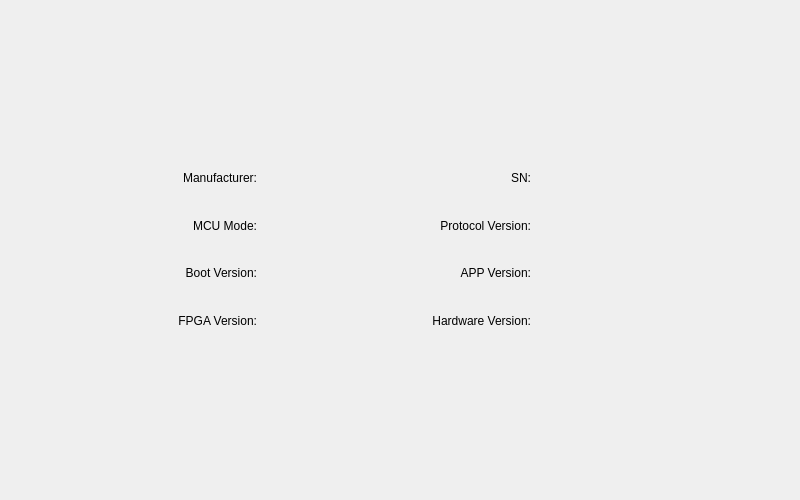
<?xml version="1.0" encoding="UTF-8"?>
<ui version="4.0">
 <class>SC7030_Info_Form</class>
 <widget class="QWidget" name="SC7030_Info_Form">
  <property name="geometry">
   <rect>
    <x>0</x>
    <y>0</y>
    <width>800</width>
    <height>500</height>
   </rect>
  </property>
  <property name="windowTitle">
   <string>Form</string>
  </property>
  <layout class="QVBoxLayout" name="verticalLayout_2">
   <item>
    <spacer name="verticalSpacer_4">
     <property name="orientation">
      <enum>Qt::Orientation::Vertical</enum>
     </property>
     <property name="sizeType">
      <enum>QSizePolicy::Policy::Maximum</enum>
     </property>
     <property name="sizeHint" stdset="0">
      <size>
       <width>20</width>
       <height>48</height>
      </size>
     </property>
    </spacer>
   </item>
   <item>
    <layout class="QVBoxLayout" name="verticalLayout">
     <item>
      <spacer name="verticalSpacer_3">
       <property name="orientation">
        <enum>Qt::Orientation::Vertical</enum>
       </property>
       <property name="sizeType">
        <enum>QSizePolicy::Policy::Maximum</enum>
       </property>
       <property name="sizeHint" stdset="0">
        <size>
         <width>20</width>
         <height>98</height>
        </size>
       </property>
      </spacer>
     </item>
     <item>
      <layout class="QHBoxLayout" name="horizontalLayout">
       <item>
        <spacer name="horizontalSpacer_4">
         <property name="orientation">
          <enum>Qt::Orientation::Horizontal</enum>
         </property>
         <property name="sizeType">
          <enum>QSizePolicy::Policy::Maximum</enum>
         </property>
         <property name="sizeHint" stdset="0">
          <size>
           <width>38</width>
           <height>17</height>
          </size>
         </property>
        </spacer>
       </item>
       <item>
        <layout class="QGridLayout" name="gridLayout">
         <item row="1" column="1">
          <layout class="QHBoxLayout" name="horizontalLayout_5">
           <item>
            <layout class="QHBoxLayout" name="horizontalLayout_15">
             <property name="leftMargin">
              <number>30</number>
             </property>
             <property name="rightMargin">
              <number>12</number>
             </property>
             <item>
              <widget class="QLabel" name="label_15">
               <property name="sizePolicy">
                <sizepolicy hsizetype="Fixed" vsizetype="Preferred">
                 <horstretch>0</horstretch>
                 <verstretch>0</verstretch>
                </sizepolicy>
               </property>
               <property name="minimumSize">
                <size>
                 <width>120</width>
                 <height>0</height>
                </size>
               </property>
               <property name="maximumSize">
                <size>
                 <width>125</width>
                 <height>16777215</height>
                </size>
               </property>
               <property name="text">
                <string>Protocol Version:</string>
               </property>
               <property name="alignment">
                <set>Qt::AlignmentFlag::AlignRight|Qt::AlignmentFlag::AlignTrailing|Qt::AlignmentFlag::AlignVCenter</set>
               </property>
              </widget>
             </item>
            </layout>
           </item>
           <item>
            <widget class="QLabel" name="label_protocol_ver">
             <property name="sizePolicy">
              <sizepolicy hsizetype="Fixed" vsizetype="Preferred">
               <horstretch>0</horstretch>
               <verstretch>0</verstretch>
              </sizepolicy>
             </property>
             <property name="minimumSize">
              <size>
               <width>100</width>
               <height>0</height>
              </size>
             </property>
             <property name="maximumSize">
              <size>
               <width>100</width>
               <height>16777215</height>
              </size>
             </property>
             <property name="text">
              <string/>
             </property>
             <property name="alignment">
              <set>Qt::AlignmentFlag::AlignLeading|Qt::AlignmentFlag::AlignLeft|Qt::AlignmentFlag::AlignVCenter</set>
             </property>
             <property name="textInteractionFlags">
              <set>Qt::TextInteractionFlag::TextSelectableByMouse</set>
             </property>
            </widget>
           </item>
          </layout>
         </item>
         <item row="0" column="0">
          <layout class="QHBoxLayout" name="horizontalLayout_2">
           <item>
            <layout class="QHBoxLayout" name="horizontalLayout_9">
             <property name="rightMargin">
              <number>12</number>
             </property>
             <item>
              <spacer name="horizontalSpacer_7">
               <property name="orientation">
                <enum>Qt::Orientation::Horizontal</enum>
               </property>
               <property name="sizeHint" stdset="0">
                <size>
                 <width>40</width>
                 <height>20</height>
                </size>
               </property>
              </spacer>
             </item>
             <item>
              <widget class="QLabel" name="label_21">
               <property name="sizePolicy">
                <sizepolicy hsizetype="Fixed" vsizetype="Preferred">
                 <horstretch>0</horstretch>
                 <verstretch>0</verstretch>
                </sizepolicy>
               </property>
               <property name="minimumSize">
                <size>
                 <width>100</width>
                 <height>0</height>
                </size>
               </property>
               <property name="maximumSize">
                <size>
                 <width>130</width>
                 <height>16777215</height>
                </size>
               </property>
               <property name="text">
                <string>Manufacturer:</string>
               </property>
               <property name="textFormat">
                <enum>Qt::TextFormat::AutoText</enum>
               </property>
               <property name="alignment">
                <set>Qt::AlignmentFlag::AlignRight|Qt::AlignmentFlag::AlignTrailing|Qt::AlignmentFlag::AlignVCenter</set>
               </property>
              </widget>
             </item>
            </layout>
           </item>
           <item>
            <widget class="QLabel" name="label_manufacturer">
             <property name="sizePolicy">
              <sizepolicy hsizetype="Fixed" vsizetype="Preferred">
               <horstretch>0</horstretch>
               <verstretch>0</verstretch>
              </sizepolicy>
             </property>
             <property name="minimumSize">
              <size>
               <width>100</width>
               <height>0</height>
              </size>
             </property>
             <property name="maximumSize">
              <size>
               <width>100</width>
               <height>16777215</height>
              </size>
             </property>
             <property name="text">
              <string/>
             </property>
             <property name="textInteractionFlags">
              <set>Qt::TextInteractionFlag::TextSelectableByMouse</set>
             </property>
            </widget>
           </item>
          </layout>
         </item>
         <item row="2" column="1">
          <layout class="QHBoxLayout" name="horizontalLayout_7">
           <item>
            <layout class="QHBoxLayout" name="horizontalLayout_16">
             <property name="leftMargin">
              <number>30</number>
             </property>
             <property name="rightMargin">
              <number>12</number>
             </property>
             <item>
              <widget class="QLabel" name="label_11">
               <property name="sizePolicy">
                <sizepolicy hsizetype="Fixed" vsizetype="Preferred">
                 <horstretch>0</horstretch>
                 <verstretch>0</verstretch>
                </sizepolicy>
               </property>
               <property name="minimumSize">
                <size>
                 <width>120</width>
                 <height>0</height>
                </size>
               </property>
               <property name="maximumSize">
                <size>
                 <width>125</width>
                 <height>16777215</height>
                </size>
               </property>
               <property name="text">
                <string>APP Version:</string>
               </property>
               <property name="alignment">
                <set>Qt::AlignmentFlag::AlignRight|Qt::AlignmentFlag::AlignTrailing|Qt::AlignmentFlag::AlignVCenter</set>
               </property>
              </widget>
             </item>
            </layout>
           </item>
           <item>
            <widget class="QLabel" name="label_app_version">
             <property name="sizePolicy">
              <sizepolicy hsizetype="Fixed" vsizetype="Preferred">
               <horstretch>0</horstretch>
               <verstretch>0</verstretch>
              </sizepolicy>
             </property>
             <property name="minimumSize">
              <size>
               <width>100</width>
               <height>0</height>
              </size>
             </property>
             <property name="maximumSize">
              <size>
               <width>100</width>
               <height>16777215</height>
              </size>
             </property>
             <property name="text">
              <string/>
             </property>
             <property name="alignment">
              <set>Qt::AlignmentFlag::AlignLeading|Qt::AlignmentFlag::AlignLeft|Qt::AlignmentFlag::AlignVCenter</set>
             </property>
             <property name="textInteractionFlags">
              <set>Qt::TextInteractionFlag::TextSelectableByMouse</set>
             </property>
            </widget>
           </item>
          </layout>
         </item>
         <item row="0" column="1">
          <layout class="QHBoxLayout" name="horizontalLayout_3">
           <item>
            <layout class="QHBoxLayout" name="horizontalLayout_14">
             <property name="leftMargin">
              <number>30</number>
             </property>
             <property name="rightMargin">
              <number>12</number>
             </property>
             <item>
              <widget class="QLabel" name="label_19">
               <property name="sizePolicy">
                <sizepolicy hsizetype="Fixed" vsizetype="Preferred">
                 <horstretch>0</horstretch>
                 <verstretch>0</verstretch>
                </sizepolicy>
               </property>
               <property name="minimumSize">
                <size>
                 <width>120</width>
                 <height>0</height>
                </size>
               </property>
               <property name="maximumSize">
                <size>
                 <width>125</width>
                 <height>16777215</height>
                </size>
               </property>
               <property name="text">
                <string>SN:</string>
               </property>
               <property name="alignment">
                <set>Qt::AlignmentFlag::AlignRight|Qt::AlignmentFlag::AlignTrailing|Qt::AlignmentFlag::AlignVCenter</set>
               </property>
              </widget>
             </item>
            </layout>
           </item>
           <item>
            <widget class="QLabel" name="label_sn">
             <property name="sizePolicy">
              <sizepolicy hsizetype="Fixed" vsizetype="Preferred">
               <horstretch>0</horstretch>
               <verstretch>0</verstretch>
              </sizepolicy>
             </property>
             <property name="minimumSize">
              <size>
               <width>100</width>
               <height>0</height>
              </size>
             </property>
             <property name="maximumSize">
              <size>
               <width>100</width>
               <height>16777215</height>
              </size>
             </property>
             <property name="text">
              <string/>
             </property>
             <property name="alignment">
              <set>Qt::AlignmentFlag::AlignLeading|Qt::AlignmentFlag::AlignLeft|Qt::AlignmentFlag::AlignVCenter</set>
             </property>
             <property name="textInteractionFlags">
              <set>Qt::TextInteractionFlag::TextSelectableByMouse</set>
             </property>
            </widget>
           </item>
          </layout>
         </item>
         <item row="2" column="0">
          <layout class="QHBoxLayout" name="horizontalLayout_6">
           <item>
            <layout class="QHBoxLayout" name="horizontalLayout_12">
             <property name="rightMargin">
              <number>12</number>
             </property>
             <item>
              <spacer name="horizontalSpacer_16">
               <property name="orientation">
                <enum>Qt::Orientation::Horizontal</enum>
               </property>
               <property name="sizeHint" stdset="0">
                <size>
                 <width>40</width>
                 <height>20</height>
                </size>
               </property>
              </spacer>
             </item>
             <item>
              <widget class="QLabel" name="label_13">
               <property name="sizePolicy">
                <sizepolicy hsizetype="Fixed" vsizetype="Preferred">
                 <horstretch>0</horstretch>
                 <verstretch>0</verstretch>
                </sizepolicy>
               </property>
               <property name="minimumSize">
                <size>
                 <width>100</width>
                 <height>0</height>
                </size>
               </property>
               <property name="maximumSize">
                <size>
                 <width>130</width>
                 <height>16777215</height>
                </size>
               </property>
               <property name="text">
                <string>Boot Version:</string>
               </property>
               <property name="alignment">
                <set>Qt::AlignmentFlag::AlignRight|Qt::AlignmentFlag::AlignTrailing|Qt::AlignmentFlag::AlignVCenter</set>
               </property>
              </widget>
             </item>
            </layout>
           </item>
           <item>
            <widget class="QLabel" name="label_boot_version">
             <property name="sizePolicy">
              <sizepolicy hsizetype="Fixed" vsizetype="Preferred">
               <horstretch>0</horstretch>
               <verstretch>0</verstretch>
              </sizepolicy>
             </property>
             <property name="minimumSize">
              <size>
               <width>100</width>
               <height>0</height>
              </size>
             </property>
             <property name="maximumSize">
              <size>
               <width>100</width>
               <height>16777215</height>
              </size>
             </property>
             <property name="text">
              <string/>
             </property>
             <property name="textInteractionFlags">
              <set>Qt::TextInteractionFlag::TextSelectableByMouse</set>
             </property>
            </widget>
           </item>
          </layout>
         </item>
         <item row="1" column="0">
          <layout class="QHBoxLayout" name="horizontalLayout_4">
           <item>
            <layout class="QHBoxLayout" name="horizontalLayout_11">
             <property name="rightMargin">
              <number>12</number>
             </property>
             <item>
              <spacer name="horizontalSpacer_13">
               <property name="orientation">
                <enum>Qt::Orientation::Horizontal</enum>
               </property>
               <property name="sizeHint" stdset="0">
                <size>
                 <width>40</width>
                 <height>20</height>
                </size>
               </property>
              </spacer>
             </item>
             <item>
              <widget class="QLabel" name="label_17">
               <property name="sizePolicy">
                <sizepolicy hsizetype="Fixed" vsizetype="Preferred">
                 <horstretch>0</horstretch>
                 <verstretch>0</verstretch>
                </sizepolicy>
               </property>
               <property name="minimumSize">
                <size>
                 <width>100</width>
                 <height>0</height>
                </size>
               </property>
               <property name="maximumSize">
                <size>
                 <width>130</width>
                 <height>16777215</height>
                </size>
               </property>
               <property name="text">
                <string>MCU Mode:</string>
               </property>
               <property name="alignment">
                <set>Qt::AlignmentFlag::AlignRight|Qt::AlignmentFlag::AlignTrailing|Qt::AlignmentFlag::AlignVCenter</set>
               </property>
              </widget>
             </item>
            </layout>
           </item>
           <item>
            <widget class="QLabel" name="label_mcu_mode">
             <property name="sizePolicy">
              <sizepolicy hsizetype="Fixed" vsizetype="Preferred">
               <horstretch>0</horstretch>
               <verstretch>0</verstretch>
              </sizepolicy>
             </property>
             <property name="minimumSize">
              <size>
               <width>100</width>
               <height>0</height>
              </size>
             </property>
             <property name="maximumSize">
              <size>
               <width>100</width>
               <height>16777215</height>
              </size>
             </property>
             <property name="text">
              <string/>
             </property>
             <property name="textInteractionFlags">
              <set>Qt::TextInteractionFlag::TextSelectableByMouse</set>
             </property>
            </widget>
           </item>
          </layout>
         </item>
         <item row="3" column="0">
          <layout class="QHBoxLayout" name="horizontalLayout_8">
           <item>
            <layout class="QHBoxLayout" name="horizontalLayout_13">
             <property name="rightMargin">
              <number>12</number>
             </property>
             <item>
              <spacer name="horizontalSpacer_19">
               <property name="orientation">
                <enum>Qt::Orientation::Horizontal</enum>
               </property>
               <property name="sizeHint" stdset="0">
                <size>
                 <width>40</width>
                 <height>20</height>
                </size>
               </property>
              </spacer>
             </item>
             <item>
              <widget class="QLabel" name="label_9">
               <property name="sizePolicy">
                <sizepolicy hsizetype="Fixed" vsizetype="Preferred">
                 <horstretch>0</horstretch>
                 <verstretch>0</verstretch>
                </sizepolicy>
               </property>
               <property name="minimumSize">
                <size>
                 <width>100</width>
                 <height>0</height>
                </size>
               </property>
               <property name="maximumSize">
                <size>
                 <width>130</width>
                 <height>16777215</height>
                </size>
               </property>
               <property name="text">
                <string>FPGA Version:</string>
               </property>
               <property name="alignment">
                <set>Qt::AlignmentFlag::AlignRight|Qt::AlignmentFlag::AlignTrailing|Qt::AlignmentFlag::AlignVCenter</set>
               </property>
              </widget>
             </item>
            </layout>
           </item>
           <item>
            <widget class="QLabel" name="label_fpga_version">
             <property name="sizePolicy">
              <sizepolicy hsizetype="Fixed" vsizetype="Preferred">
               <horstretch>0</horstretch>
               <verstretch>0</verstretch>
              </sizepolicy>
             </property>
             <property name="minimumSize">
              <size>
               <width>100</width>
               <height>0</height>
              </size>
             </property>
             <property name="maximumSize">
              <size>
               <width>100</width>
               <height>16777215</height>
              </size>
             </property>
             <property name="text">
              <string/>
             </property>
             <property name="textInteractionFlags">
              <set>Qt::TextInteractionFlag::TextSelectableByMouse</set>
             </property>
            </widget>
           </item>
          </layout>
         </item>
         <item row="3" column="1">
          <layout class="QHBoxLayout" name="horizontalLayout_10">
           <item>
            <layout class="QHBoxLayout" name="horizontalLayout_17">
             <property name="leftMargin">
              <number>30</number>
             </property>
             <property name="rightMargin">
              <number>12</number>
             </property>
             <item>
              <widget class="QLabel" name="label_7">
               <property name="sizePolicy">
                <sizepolicy hsizetype="Fixed" vsizetype="Preferred">
                 <horstretch>0</horstretch>
                 <verstretch>0</verstretch>
                </sizepolicy>
               </property>
               <property name="minimumSize">
                <size>
                 <width>120</width>
                 <height>0</height>
                </size>
               </property>
               <property name="maximumSize">
                <size>
                 <width>125</width>
                 <height>16777215</height>
                </size>
               </property>
               <property name="text">
                <string>Hardware Version:</string>
               </property>
               <property name="alignment">
                <set>Qt::AlignmentFlag::AlignRight|Qt::AlignmentFlag::AlignTrailing|Qt::AlignmentFlag::AlignVCenter</set>
               </property>
              </widget>
             </item>
            </layout>
           </item>
           <item>
            <widget class="QLabel" name="label_hardware_ver">
             <property name="sizePolicy">
              <sizepolicy hsizetype="Fixed" vsizetype="Preferred">
               <horstretch>0</horstretch>
               <verstretch>0</verstretch>
              </sizepolicy>
             </property>
             <property name="minimumSize">
              <size>
               <width>100</width>
               <height>0</height>
              </size>
             </property>
             <property name="maximumSize">
              <size>
               <width>100</width>
               <height>16777215</height>
              </size>
             </property>
             <property name="text">
              <string/>
             </property>
             <property name="alignment">
              <set>Qt::AlignmentFlag::AlignLeading|Qt::AlignmentFlag::AlignLeft|Qt::AlignmentFlag::AlignVCenter</set>
             </property>
             <property name="textInteractionFlags">
              <set>Qt::TextInteractionFlag::TextSelectableByMouse</set>
             </property>
            </widget>
           </item>
          </layout>
         </item>
        </layout>
       </item>
       <item>
        <spacer name="horizontalSpacer_3">
         <property name="orientation">
          <enum>Qt::Orientation::Horizontal</enum>
         </property>
         <property name="sizeType">
          <enum>QSizePolicy::Policy::Maximum</enum>
         </property>
         <property name="sizeHint" stdset="0">
          <size>
           <width>140</width>
           <height>17</height>
          </size>
         </property>
        </spacer>
       </item>
      </layout>
     </item>
     <item>
      <spacer name="verticalSpacer_2">
       <property name="orientation">
        <enum>Qt::Orientation::Vertical</enum>
       </property>
       <property name="sizeType">
        <enum>QSizePolicy::Policy::Maximum</enum>
       </property>
       <property name="sizeHint" stdset="0">
        <size>
         <width>20</width>
         <height>100</height>
        </size>
       </property>
      </spacer>
     </item>
    </layout>
   </item>
   <item>
    <spacer name="verticalSpacer_5">
     <property name="orientation">
      <enum>Qt::Orientation::Vertical</enum>
     </property>
     <property name="sizeType">
      <enum>QSizePolicy::Policy::Maximum</enum>
     </property>
     <property name="sizeHint" stdset="0">
      <size>
       <width>20</width>
       <height>48</height>
      </size>
     </property>
    </spacer>
   </item>
  </layout>
 </widget>
 <resources/>
 <connections/>
</ui>
